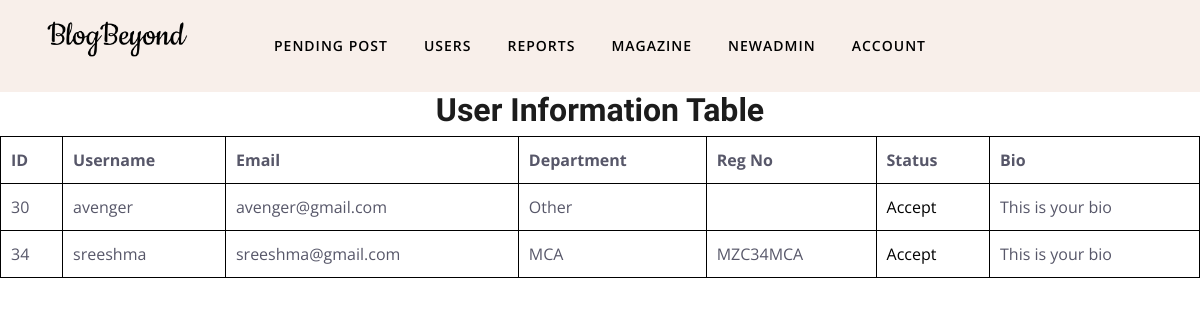
Page /user_pending on the earlier database version.
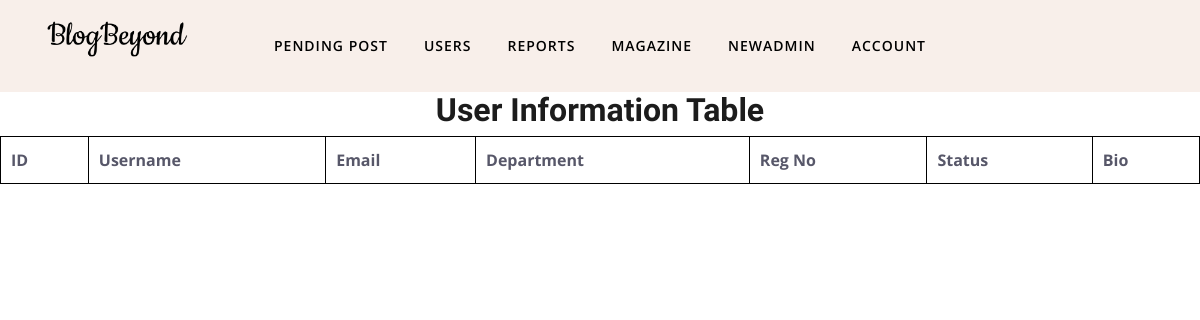
Same page on the later database version.
### register/models.py (models this page shows, shortened)
class Profile(models.Model):
    DEPARTMENT_CHOICES = [
        ('v1', 'Other'),
        ('v2', 'MCA'),
        ('v3', 'MBA'),
        ('v4', 'B-Tech'),
    ]
    id = models.AutoField(primary_key=True)
    username = models.CharField(max_length=150)
    email = models.EmailField()
    department = models.CharField(max_length=50, choices=DEPARTMENT_CHOICES)
    register_no = models.CharField(max_length=150,default="NONE")
    accepted = models.BooleanField(default=False)
    is_admin = models.BooleanField(default=False)
    bio = models.TextField(blank=True, null=True, default="This is your bio")
    profile_picture = models.ImageField(
        upload_to='profile_pictures/',
        default='profile_pictures/default.png',
        blank=True,
        null=True
    )

### super/views.py (the view)
# urls.py: path('user_pending',views.userpending,name="userpending"),
def userpending(request):
    profiles = Profile.objects.filter(accepted=False,is_admin=False)
    return render(request,'user_pending.html',{'set':profiles})

### templates/user_pending.html (shortened to what this page needs)
{% load static %}
<!DOCTYPE html>
<html lang="en">
<head>
	<link rel="stylesheet" href={% static "plugins/bootstrap/css/bootstrap.min.css"  %}>
	<link rel="stylesheet" href={% static "plugins/themify/css/themify-icons.css" %}>
	<link rel="stylesheet" href={% static "plugins/slick-carousel/slick-theme.css" %}>
	<link rel="stylesheet" href={% static "plugins/slick-carousel/slick.css" %}>
	<link rel="stylesheet" href={% static "plugins/owl-carousel/owl.carousel.min.css"  %}>
	<link rel="stylesheet" href={% static "plugins/owl-carousel/owl.theme.default.min.css"  %}>
	<link rel="stylesheet" href={% static "plugins/magnific-popup/magnific-popup.css"  %}>
	<link rel="stylesheet" href={% static "css/style.css"  %}>
</head>
<body>
	<header class="header-top bg-grey justify-content-center">
		<div class="container">
			<div class="row align-items-center">
				<div class="col-lg-2 col-md-4 text-center d-none d-lg-block">
					<a class="navbar-brand " href={% url 'adminhome' %}>
						<img src={% static "images/blogbyond.png"  %} alt="" class="img-fluid">
					</a>
				</div>
				<div class="col-lg-8 col-md-12">
					<nav class="navbar navbar-expand-lg navigation-2 navigation">
						<div class="collapse navbar-collapse" id="navbar-collapse">
							<ul id="menu" class="menu navbar-nav mx-auto">
								<li class="nav-item"><a href={% url 'pending' %} class="nav-link">Pending Post</a></li>
								<li class="nav-item"><a href={% url 'userpending' %} class="nav-link">Users</a></li>
								<li class="nav-item"><a href={% url 'reports' %} class="nav-link">Reports</a></li>
								<li class="nav-item"><a href={% url 'magazine' %} class="nav-link">Magazine</a></li>
								<li class="nav-item"><a href={% url 'newadmin' %} class="nav-link">NewAdmin</a></li>
								<li class="nav-item dropdown">
									<a class="nav-link dropdown-toggle" href="#" id="navbarDropdown3" role="button" data-toggle="dropdown"
										aria-haspopup="true" aria-expanded="false">
										Account
									</a>
								</li>
							</ul>
						</div>
					</nav>
				</div>
			</div>
		</div>
	</header>
    <h2>User Information Table</h2>
    <table>
        <thead>
            <tr>
                <th>ID</th>
                <th>Username</th>
                <th>Email</th>
                <th>Department</th>
                <th>Reg No</th>
                <th>Status</th>
                <th>Bio</th>
            </tr>
        </thead>
        <tbody>
            {% for i in set %}
            <tr>
                <td>{{ i.id }}</td>
                <td>{{ i.username }}</td>
                <td>{{ i.email }}</td>
                <td>{{ i.get_department_display }}</td>
                <td>{{ i.register_no }}</td>
                <td><a href={% url 'acceptuser' i.id %}>Accept</a></td>
                <td>{{ i.bio }}</td>
            </tr>
            {% endfor %}
        </tbody>
    </table>
</body>
</html>

Differences in the rows shown:
removed Profile: id "30", username "avenger", email "avenger@gmail.com", department "Other", bio "This is your bio"
removed Profile: id "34", username "sreeshma", email "sreeshma@gmail.com", department "MCA", register_no "MZC34MCA", bio "This is your bio"
